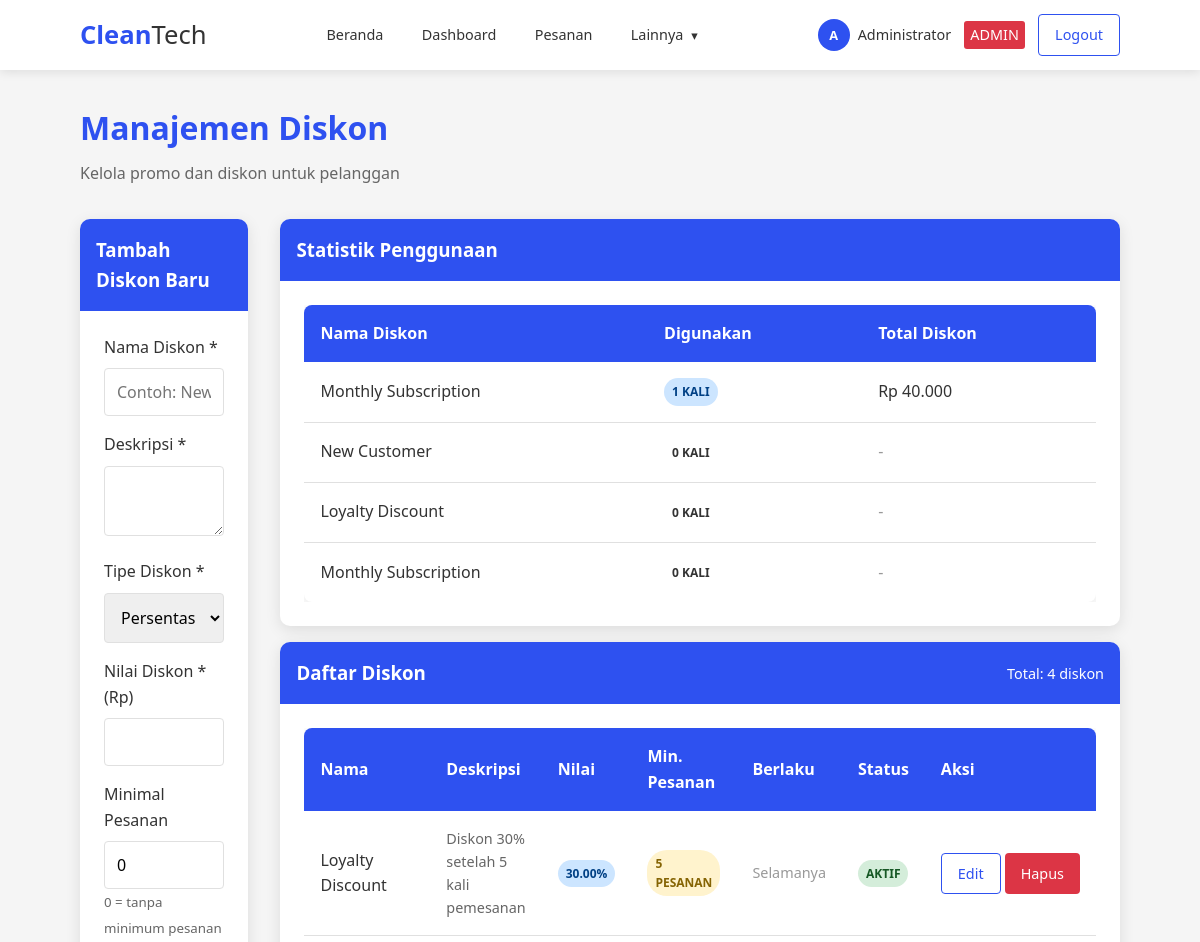
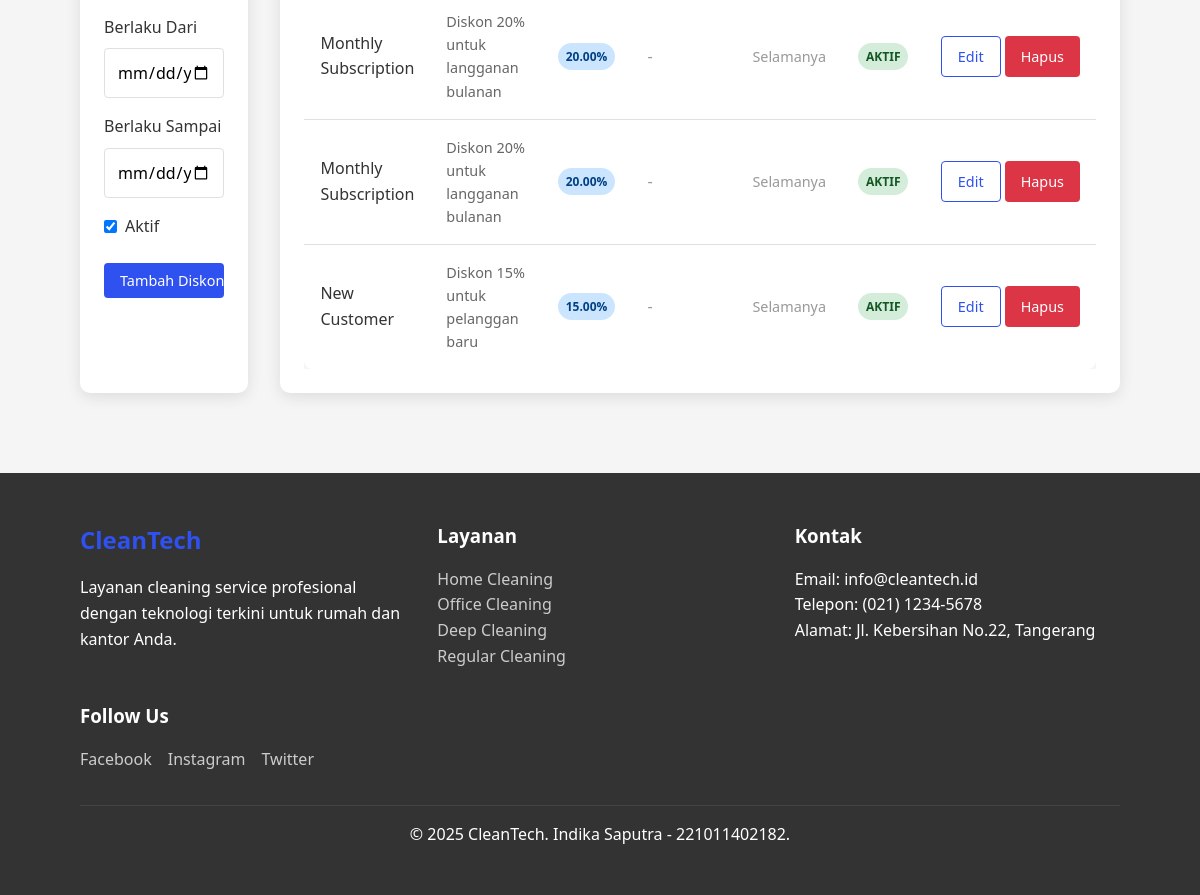
Screenshot of /admin/discounts.php (signed in) with the database file from the repository (2 pictures, top to bottom).
### tables this page shows
CREATE TABLE `discounts` (
  `id` int(11) NOT NULL,
  `name` varchar(100) NOT NULL,
  `description` text DEFAULT NULL,
  `discount_type` enum('percentage','fixed') NOT NULL,
  `discount_value` decimal(10,2) NOT NULL,
  `min_orders` int(11) DEFAULT 0,
  `is_active` tinyint(1) DEFAULT 1,
  `valid_from` date DEFAULT NULL,
  `valid_until` date DEFAULT NULL,
  `created_at` timestamp NOT NULL DEFAULT current_timestamp()
);

### admin/discounts.php (the view, shortened to what this page needs)
<?php
require_once '../config/database.php';
$query = "SELECT * FROM discounts ORDER BY is_active DESC, discount_value DESC";
$discounts_result = mysqli_query($conn, $query);
$edit_discount = null;
$stats_query = "SELECT
                  d.name,
                  COUNT(o.id) as usage_count,
                  SUM(o.discount) as total_discount_given
                FROM discounts d
                LEFT JOIN orders o ON d.id = o.discount_id
                GROUP BY d.id
                ORDER BY usage_count DESC";
$stats_result = mysqli_query($conn, $stats_query);
include '../includes/header.php';
?>
<div style="margin: 2rem 0;">
    <h1 style="color: var(--primary-color); margin-bottom: 0.5rem;">Manajemen Diskon</h1>
    <p style="color: #666;">Kelola promo dan diskon untuk pelanggan</p>
</div>
<div class="grid" style="grid-template-columns: 1fr 2fr; gap: 2rem; margin-bottom: 2rem;">
    <div class="card">
        <div class="card-header">
            <h3 style="color: white; margin: 0;">
                <?php echo $edit_discount ? 'Edit Diskon' : 'Tambah Diskon Baru'; ?>
            </h3>
        </div>
        <div class="card-body">
            <form method="POST" action="">
                <div class="form-group">
                    <label class="form-label" for="name">Nama Diskon *</label>
                    <input type="text" id="name" name="name" class="form-control"
                           value="<?php echo $edit_discount ? htmlspecialchars($edit_discount['name']) : ''; ?>"
                           required placeholder="Contoh: New Customer, Monthly Discount, etc.">
                </div>
                <div class="form-group">
                    <label class="form-label" for="description">Deskripsi *</label>
                    <textarea id="description" name="description" class="form-control" rows="2" required><?php echo $edit_discount ? htmlspecialchars($edit_discount['description']) : ''; ?></textarea>
                </div>
                <div class="form-group">
                    <label class="form-label" for="discount_type">Tipe Diskon *</label>
                    <select id="discount_type" name="discount_type" class="form-control" required>
                        <option value="percentage" <?php echo ($edit_discount && $edit_discount['discount_type'] == 'percentage') ? 'selected' : ''; ?>>Persentase (%)</option>
                    </select>
                </div>
                <div class="form-group">
                    <label class="form-label" for="discount_value">
                        Nilai Diskon *
                        <span id="valueLabel"><?php echo ($edit_discount && $edit_discount['discount_type'] == 'percentage') ? '(%)' : '(Rp)'; ?></span>
                    </label>
                    <input type="number" id="discount_value" name="discount_value" class="form-control"
                           value="<?php echo $edit_discount ? $edit_discount['discount_value'] : ''; ?>"
                           min="0" step="<?php echo ($edit_discount && $edit_discount['discount_type'] == 'percentage') ? '1' : '1000'; ?>"
                           required>
                </div>
                <div class="form-group">
                    <label class="form-label" for="min_orders">Minimal Pesanan</label>
                    <input type="number" id="min_orders" name="min_orders" class="form-control"
                           value="<?php echo $edit_discount ? $edit_discount['min_orders'] : '0'; ?>"
                           min="0" step="1">
                    <small style="color: #666;">0 = tanpa minimum pesanan</small>
                </div>
                <div class="form-group">
                    <label class="form-label" for="valid_from">Berlaku Dari</label>
                    <input type="date" id="valid_from" name="valid_from" class="form-control"
                           value="<?php echo $edit_discount ? $edit_discount['valid_from'] : ''; ?>">
                </div>
                <div class="form-group">
                    <label class="form-label" for="valid_until">Berlaku Sampai</label>
                    <input type="date" id="valid_until" name="valid_until" class="form-control"
                           value="<?php echo $edit_discount ? $edit_discount['valid_until'] : ''; ?>">
                </div>
                <div class="form-group">
                    <div style="display: flex; align-items: center; gap: 0.5rem;">
                        <input type="checkbox" id="is_active" name="is_active"
                               <?php echo ($edit_discount && $edit_discount['is_active']) || !$edit_discount ? 'checked' : ''; ?>>
                        <label for="is_active" style="margin: 0;">Aktif</label>
                    </div>
                </div>
                <div class="form-group" style="margin-top: 1.5rem;">
                    <button type="submit" class="btn btn-primary btn-block">
                        <?php echo $edit_discount ? 'Update Diskon' : 'Tambah Diskon'; ?>
                    </button>
                </div>
            </form>
        </div>
    </div>
    <div>
        <div class="card" style="margin-bottom: 1rem;">
            <div class="card-header">
                <h3 style="color: white; margin: 0;">Statistik Penggunaan</h3>
            </div>
            <div class="card-body">
                <?php if (mysqli_num_rows($stats_result) > 0): ?>
                    <div class="table-responsive">
                        <table class="table">
                            <thead>
                                <tr>
                                    <th>Nama Diskon</th>
                                    <th>Digunakan</th>
                                    <th>Total Diskon</th>
                                </tr>
                            </thead>
                            <tbody>
                                <?php while ($stat = mysqli_fetch_assoc($stats_result)): ?>
                                    <tr>
                                        <td><?php echo htmlspecialchars($stat['name']); ?></td>
                                        <td>
                                            <span class="badge <?php echo $stat['usage_count'] > 0 ? 'badge-primary' : 'badge-secondary'; ?>">
                                                <?php echo $stat['usage_count']; ?> kali
                                            </span>
                                        </td>
                                        <td>
                                            <?php if ($stat['total_discount_given']): ?>
                                                Rp <?php echo number_format($stat['total_discount_given'], 0, ',', '.'); ?>
                                            <?php else: ?>
                                                <span style="color: #999;">-</span>
                                            <?php endif; ?>
                                        </td>
                                    </tr>
                                <?php endwhile; ?>
                            </tbody>
                        </table>
                    </div>
                <?php else: ?>
                    <p style="text-align: center; color: #666; padding: 1rem;">Belum ada data statistik</p>
                <?php endif; ?>
            </div>
        </div>
        <div class="card">
            <div class="card-header" style="display: flex; justify-content: space-between; align-items: center;">
                <h3 style="color: white; margin: 0;">Daftar Diskon</h3>
                <span style="color: white; font-size: 0.9rem;">
                    Total: <?php echo mysqli_num_rows($discounts_result); ?> diskon
                </span>
            </div>
            <div class="card-body">
                <?php if (mysqli_num_rows($discounts_result) > 0): ?>
                    <div class="table-responsive">
                        <table class="table">
                            <thead>
                                <tr>
                                    <th>Nama</th>
                                    <th>Deskripsi</th>
                                    <th>Nilai</th>
                                    <th>Min. Pesanan</th>
                                    <th>Berlaku</th>
                                    <th>Status</th>
                                    <th>Aksi</th>
                                </tr>
                            </thead>
                            <tbody>
                                <?php while ($discount = mysqli_fetch_assoc($discounts_result)): ?>
                                    <tr>
                                        <td style="font-weight: 500;"><?php echo htmlspecialchars($discount['name']); ?></td>
                                        <td style="font-size: 0.9rem; color: #666;">
                                            <?php echo htmlspecialchars($discount['description']); ?>
                                        </td>
                                        <td>
                                            <?php if ($discount['discount_type'] == 'percentage'): ?>
                                                <span class="badge badge-primary"><?php echo $discount['discount_value']; ?>%</span>
                                            <?php else: ?>
                                                <span class="badge badge-success">Rp <?php echo number_format($discount['discount_value'], 0, ',', '.'); ?></span>
                                            <?php endif; ?>
                                        </td>
                                        <td>
                                            <?php if ($discount['min_orders'] > 0): ?>
                                                <span class="badge badge-warning"><?php echo $discount['min_orders']; ?> pesanan</span>
                                            <?php else: ?>
                                                <span style="color: #999;">-</span>
                                            <?php endif; ?>
                                        </td>
                                        <td>
                                            <?php if ($discount['valid_from'] && $discount['valid_until']): ?>
                                                <div style="font-size: 0.8rem;">
                                                    <div><?php echo date('d/m/Y', strtotime($discount['valid_from'])); ?></div>
                                                    <div>s/d</div>
                                                    <div><?php echo date('d/m/Y', strtotime($discount['valid_until'])); ?></div>
                                                </div>
                                            <?php else: ?>
                                                <span style="color: #999; font-size: 0.9rem;">Selamanya</span>
                                            <?php endif; ?>
                                        </td>
                                        <td>
                                            <?php if ($discount['is_active']): ?>
                                                <span class="badge badge-success">Aktif</span>
                                            <?php else: ?>
                                                <span class="badge badge-danger">Nonaktif</span>
                                            <?php endif; ?>
                                        </td>
                                        <td>
                                            <div style="display: flex; gap: 0.25rem;">
                                                <a href="?edit=<?php echo $discount['id']; ?>" class="btn btn-sm btn-secondary">Edit</a>
                                                <button onclick="confirmDelete(<?php echo $discount['id']; ?>, '<?php echo htmlspecialchars($discount['name']); ?>')"
                                                        class="btn btn-sm btn-danger">Hapus</button>
                                            </div>
                                        </td>
                                    </tr>
                                <?php endwhile; ?>
                            </tbody>
                        </table>
                    </div>
                <?php else: ?>
                    <p style="text-align: center; color: #666; padding: 2rem;">Belum ada diskon</p>
                <?php endif; ?>
            </div>
        </div>
    </div>
</div>
<?php include '../includes/footer.php'; ?>

### assets/css/style.css (style rules this page uses)
* { margin: 0; padding: 0; box-sizing: border-box; font-family: 'Segoe UI', Tahoma, Geneva, Verdana, sans-serif; }
:root { --primary-color: #2e51f0; --primary-dark: #1a3cd8; --secondary-color: #ffffff; --text-color: #333333; --light-gray: #f5f5f5; --gray: #e0e0e0; --success-color: #28a745; --warning-color: #ffc107; --danger-color: #dc3545; }
body { background-color: var(--light-gray); color: var(--text-color); line-height: 1.6; min-height: 100vh; display: flex; flex-direction: column; }
.grid { display: grid; gap: 1rem; }
.card { background-color: white; border-radius: 10px; box-shadow: 0 4px 15px rgba(0,0,0,0.1); overflow: hidden; transition: transform 0.3s ease; }
.card-header { background-color: var(--primary-color); color: white; padding: 1rem; }
.card-body { padding: 1.5rem; }
.form-group { margin-bottom: 1rem; }
.form-label { display: block; margin-bottom: 0.5rem; font-weight: 500; color: var(--text-color); }
.form-control { width: 100%; padding: 0.75rem; border: 1px solid var(--gray); border-radius: 4px; font-size: 1rem; transition: border-color 0.3s ease; }
.btn { padding: 0.5rem 1.5rem; border: none; border-radius: 4px; cursor: pointer; font-weight: 500; text-decoration: none; display: inline-block; transition: all 0.3s ease; font-size: 1rem; }
.btn-sm { padding: 0.25rem 0.75rem; font-size: 0.875rem; }
.btn-block { display: block; width: 100%; }
.btn-primary { background-color: var(--primary-color); color: var(--secondary-color); }
.btn-secondary { background-color: var(--secondary-color); color: var(--primary-color); border: 2px solid var(--primary-color); }
.btn-danger { background-color: var(--danger-color); color: white; }
.table { width: 100%; border-collapse: collapse; background-color: white; border-radius: 8px; overflow: hidden; box-shadow: 0 4px 15px rgba(0,0,0,0.1); }
.table th { background-color: var(--primary-color); color: white; padding: 1rem; text-align: left; font-weight: 600; }
.table td { padding: 1rem; border-bottom: 1px solid var(--gray); }
.table tr:last-child td { border-bottom: none; }
.table-responsive { overflow-x: auto; }
.badge { display: inline-block; padding: 0.25rem 0.5rem; font-size: 0.75rem; font-weight: 600; border-radius: 20px; text-transform: uppercase; }
.badge-success { background-color: #d4edda; color: #155724; }
.badge-warning { background-color: #fff3cd; color: #856404; }
.badge-primary { background-color: #cce5ff; color: #004085; }

### rows the page displays
discounts: name "Loyalty Discount", description "Diskon 30% setelah 5 kali pemesanan", discount_value "30.00", min_orders "5", shows "Selamanya", is_active "AKTIF"
discounts: name "Monthly Subscription", description "Diskon 20% untuk langganan bulanan", discount_value "20.00", shows "Selamanya", is_active "AKTIF"
discounts: name "Monthly Subscription", description "Diskon 20% untuk langganan bulanan", discount_value "20.00", shows "Selamanya", is_active "AKTIF"
discounts: name "New Customer", description "Diskon 15% untuk pelanggan baru", discount_value "15.00", shows "Selamanya", is_active "AKTIF"

### other values shown
substr($_SESSION['user_name'], 0, 1) "A"
$_SESSION['user_name'] "Administrator"
$stat['name'] "Monthly Subscription"
$stat['usage_count'] "1"
$stat['total_discount_given'] "40.000"
$stat['name'] "New Customer"
$stat['usage_count'] "0"
$stat['name'] "Loyalty Discount"
mysqli_num_rows($discounts_result) "4"
